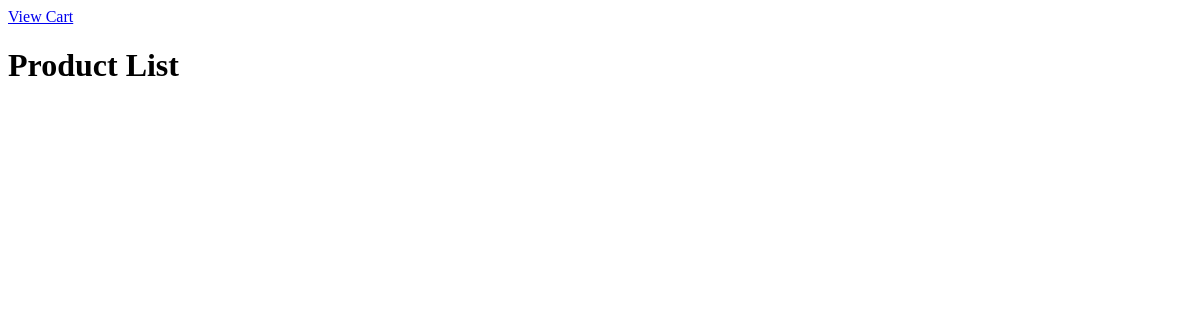
/, run on an earlier commit of the app's database.
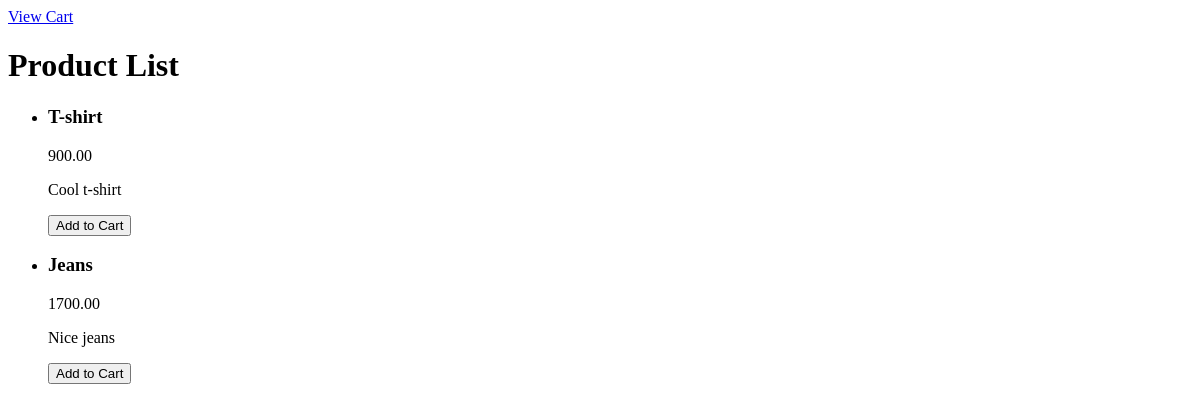
And on a later commit of the database.
### shop/models.py (models this page shows, shortened)
class Product(models.Model):
    name = models.CharField(max_length=100)
    price = models.DecimalField(max_digits=10, decimal_places=2)
    description = models.TextField()

### shop/views.py (the view)
# urls.py: path('', views.product_list, name='product_list'),
def product_list(request):
    products = Product.objects.all()
    return render(request, 'product_list.html', {'products': products})

### shop/templates/product_list.html (shortened to what this page needs)
{% extends 'base.html' %}
{% block content %}
  <h1>Product List</h1>
  <ul>
{% for product in products %}
<li>
    <h3>{{ product.name }}</h3>
    <p>{{ product.price }}</p>
    <p>{{ product.description }}</p>
    <form action="{% url 'add_to_cart' product.id %}" method="POST">
        <button type="submit">Add to Cart</button>
    </form>
</li>
{% endfor %}
  </ul>
{% endblock %}

### shop/templates/base.html (shortened to what this page needs)
<!DOCTYPE html>
<html lang="en">
<head>
</head>
<body>
    <a href="{% url 'view_cart' %}">View Cart</a>
    {% block content %}
    {% endblock %}
</body>
</html>

What changed in the data, as far as the page shows it:
added Product: name "T-shirt", price "900.00", description "Cool t-shirt"
added Product: name "Jeans", price "1700.00", description "Nice jeans"
